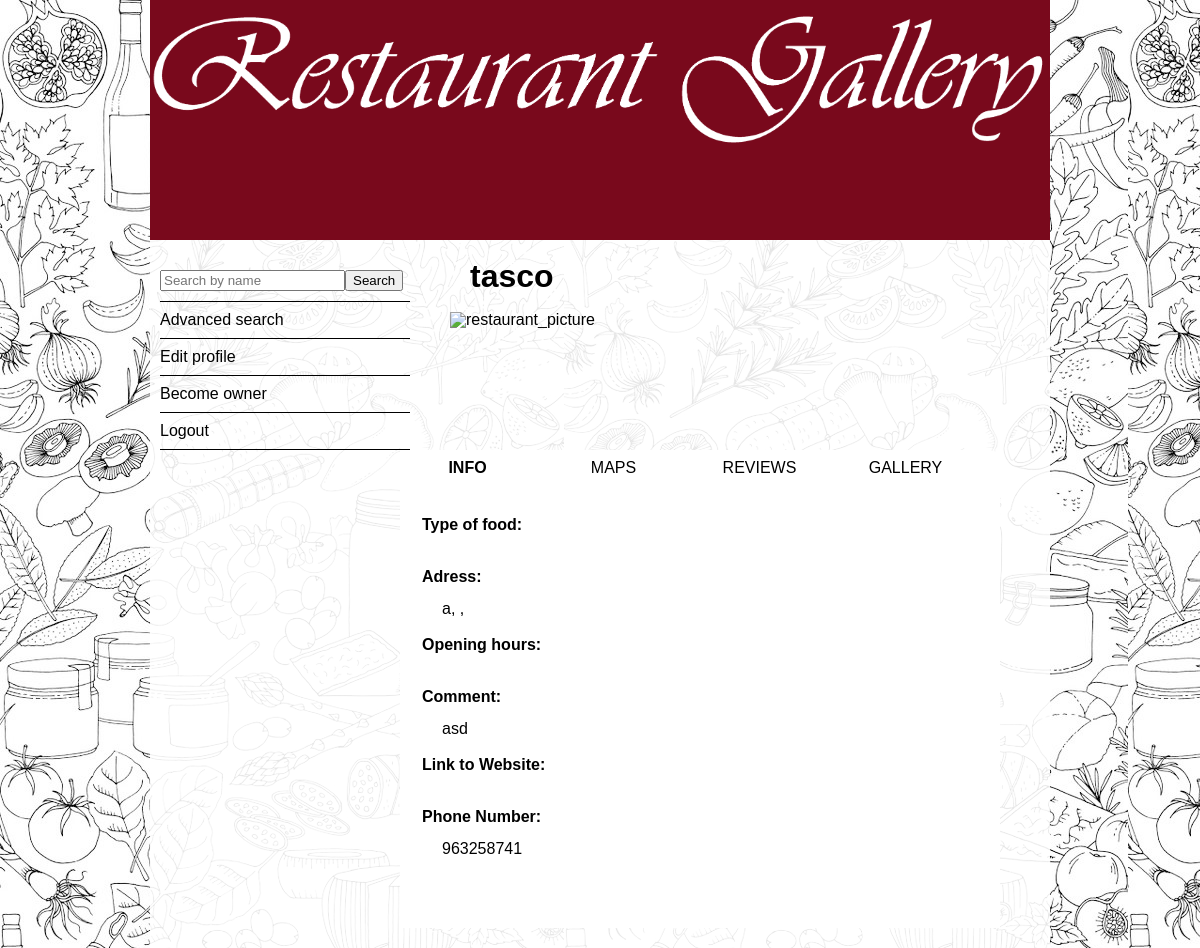
The page /public/restaurant.php?id=13 (signed in) on the database its author committed.
### tables this page shows
CREATE TABLE restaurant (
  id INTEGER PRIMARY KEY AUTOINCREMENT,
  name TEXT,
  rate INTEGER,
  street TEXT,
  number TEXT,
  city TEXT,
  postcode TEXT,
  opening_hours TEXT,
  link_to_website TEXT,
  type_of_food TEXT,
  comment TEXT,
  telephoneNumber TEXT
);

### public/restaurant.php (called while the page is built, shortened)
<?php
  include('../database/connection.php');
  include('../database/restaurant.php');
  include('../views/restaurant.php');
?>

### database/restaurant.php (called while the page is built, shortened)
<?php
    function getRestaurantById($id){
      global $dbh;
      $stm = $dbh->prepare('SELECT * FROM restaurant WHERE id = ?');
      $stm->execute(array($id));
      return $stm->fetch();
    }
 ?>

### database/image.php (called while the page is built, shortened)
<?php
function getImagesOfRestaurant($idRestaurant){
  global $dbh;
  $stm = $dbh->prepare('SELECT * FROM image_restaurant WHERE idRestaurant = ?');
  $stm->execute(array($idRestaurant));
  return $stm->fetchAll();
}
 ?>

### templates/restaurant/restaurant_tabs/restaurant_info.php (the view, shortened to what this page needs)
<div id="restaurant_info" class="restaurant_tabs_active">
  <ul>
    <li><div>Type of food: </div>
      <br>
      <div><?=$restaurant['type_of_food']?></div></li>
    <li><div>Adress: </div>
      <br>
      <div><?=$restaurant['street'].', '.$restaurant['city'].', '.$restaurant['postcode'] ?></div></li>
    <li><div>Opening hours: </div>
      <br>
      <div><?=$restaurant['opening_hours']?></div></li>
    <li><div>Comment: </div>
      <br>
      <div><?=$restaurant['comment']?></div></li>
    <li><div>Link to Website: </div>
      <br>
      <div id="external_website"><a href="<?=$restaurant['link_to_website']?>"><?=$restaurant['link_to_website']?></a></div></li>
    <li><div>Phone Number: </div>
      <br>
      <div><?=$restaurant['telephoneNumber']?></div></li>
  </ul>
</div>

### templates/restaurant/restaurant_above_tabs.php
<div id="restaurant_above_tabs">
  <div id="restaurant_name">
    <h1><?= $restaurant['name'] ?></h1>
  </div>
  <?php
    include_once('../database/connection.php');
    include_once('../database/image.php');
    $images =  getImagesOfRestaurant($restaurant['id']);
   ?>
  <div id="restaurant_picture">
   <img src=<?="../pics/". $images[0]['name'] ?> alt="restaurant_picture" width="400" height="200">
  </div>
</div>

### css/style_1.css (style rules this page uses)
body { background-image: url('../pics/background_1_opacity4.jpg'); background-repeat: repeat; width: 900px; margin: 0px auto; font-family: verdana, sans-serif; background-attachment: fixed; }
#restaurant_above_tabs { margin-left: 300px; }
#restaurant_name { padding: 20px; }
#restaurant_picture { margin-bottom: 20px; align: center; }
.restaurant_tabs_content, .restaurant_tabs_active { border: 1px solid white; clear: left; display: block; margin-bottom: 20px; height: 400px; padding: 20px; }
#restaurant_info li { padding: 10px 0; }
#restaurant_info div:first-of-type { font-weight:600; }
#restaurant_info div:last-of-type { padding: 0px 20px; }

### css/style_small_screen.css (style rules this page uses)
body { background-image: url('../pics/background_1_opacity4.jpg'); background-attachment: fixed; margin: 0 0; font-family: verdana, sans-serif; width: 100vw; }
#restaurant_above_tabs { margin-left: 5vw; }
#restaurant_name { padding: 5vh 5vw; }
.restaurant_tabs_content, .restaurant_tabs_active { border-bottom: 0.1vh solid black; padding: 2vh 0; clear: left; display: block; }
#restaurant_info li div { padding: 1vh 5vw; }
#restaurant_picture img { max-width: 90vw; }

### rows shown on the page
restaurant: name "tasco", street "a", comment "asd", telephoneNumber "963258741"
